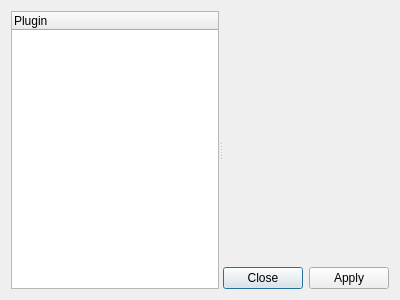
<?xml version="1.0" encoding="UTF-8"?>
<ui version="4.0">
 <class>SettingsDialog</class>
 <widget class="QDialog" name="SettingsDialog">
  <property name="geometry">
   <rect>
    <x>0</x>
    <y>0</y>
    <width>400</width>
    <height>300</height>
   </rect>
  </property>
  <property name="windowTitle">
   <string>Settings - qimsys</string>
  </property>
  <layout class="QVBoxLayout" name="verticalLayout_2">
   <item>
    <widget class="QSplitter" name="splitter">
     <property name="orientation">
      <enum>Qt::Horizontal</enum>
     </property>
     <widget class="QTreeWidget" name="plugins">
      <property name="selectionBehavior">
       <enum>QAbstractItemView::SelectItems</enum>
      </property>
      <property name="itemsExpandable">
       <bool>false</bool>
      </property>
      <column>
       <property name="text">
        <string>Plugin</string>
       </property>
      </column>
     </widget>
     <widget class="QWidget" name="layoutWidget">
      <layout class="QVBoxLayout" name="verticalLayout">
       <item>
        <widget class="QStackedWidget" name="stackedWidget">
         <widget class="QWidget" name="page_2"/>
        </widget>
       </item>
       <item>
        <widget class="QDialogButtonBox" name="buttonBox">
         <property name="orientation">
          <enum>Qt::Horizontal</enum>
         </property>
         <property name="standardButtons">
          <set>QDialogButtonBox::Apply|QDialogButtonBox::Close</set>
         </property>
        </widget>
       </item>
      </layout>
     </widget>
    </widget>
   </item>
  </layout>
 </widget>
 <resources/>
 <connections>
  <connection>
   <sender>buttonBox</sender>
   <signal>rejected()</signal>
   <receiver>SettingsDialog</receiver>
   <slot>reject()</slot>
   <hints>
    <hint type="sourcelabel">
     <x>389</x>
     <y>289</y>
    </hint>
    <hint type="destinationlabel">
     <x>286</x>
     <y>274</y>
    </hint>
   </hints>
  </connection>
 </connections>
</ui>
